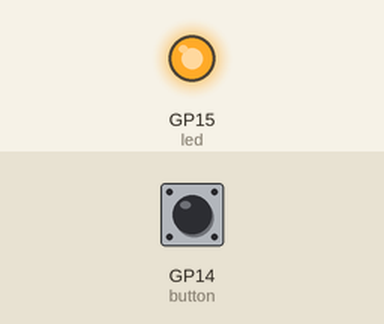
Simulated run of this program. Board: Raspberry Pi Pico running MicroPython. Parts: output pins drawn as LEDs (lit = HIGH). The test bench sets the inputs (shaded band); at power-on: GP14 (button) LOW. Random numbers come from a fixed seed.

Above: at 0.1 s.
At 5.7 s:
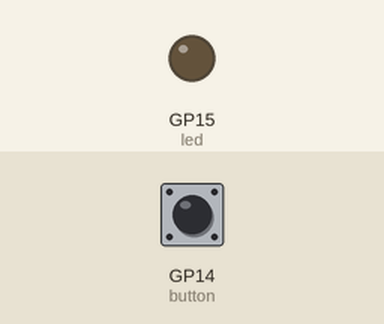
Timing chart, 0 to 7.2 s (numbered marks = the images above):
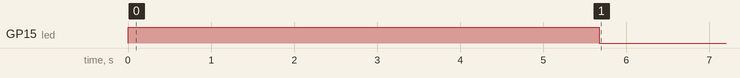

Measured:
- by itself, GP15 (led): LOW → HIGH at 0.00 s, → LOW 5.7 s later

The program:

reaction_game.py
```python
# Author: Jesus Minjares
# Master of Science in Computer Engineering
# Date 01-07-22

import machine
import utime
import urandom
# set led as output, pin 15
led = machine.Pin(15, machine.Pin.OUT)
# set button as input, pin 14
button = machine.Pin(14, machine.Pin.IN)

# button IRQ handler


def button_handler(pin):
    button.irq(handler=None)  # set handler to None
    # capture time difference
    timer_reaction = utime.ticks_diff(utime.ticks_ms(), timer_start)
    # display time difference
    print("Your reaction time was " + str(timer_reaction) + " milliseconds!")


led.value(1)  # turn on led
utime.sleep(urandom.uniform(5, 10))  # get random sleep
led.value(0)  # turn off led
timer_start = utime.ticks_ms()  # start timer
# attach button to IRQ handler as rising edge
button.irq(trigger=machine.Pin.IRQ_RISING, handler=button_handler)
```
